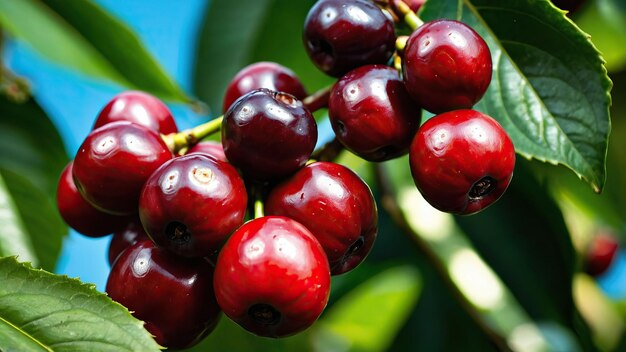
#> input picture origin fest/color/ripe/1.jpg, 626 x 352 px
$ jupyter execute --allow-errors coffee_cherry.ipynb
#> lines starting #> are read from the running program, lines starting #| are printed output that depends on the picture
#> further down, img is the input picture: shape (352, 626, 3); mean B, G, R 60.1, 84.8, 86.8
#> `img = cv2.resize(img, (64, 64))`:
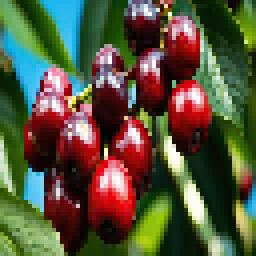
#> img: shape (64, 64, 3) (shown 4 times larger); mean B, G, R 60.1, 84.8, 86.8
[cell 1]
import os
import cv2
import numpy as np
import tensorflow as tf
from tensorflow.keras.models import Sequential
from tensorflow.keras.layers import Conv2D, MaxPooling2D, Flatten, Dense
from tensorflow.keras.preprocessing.image import ImageDataGenerator
from sklearn.model_selection import train_test_split

[cell 2]
data_dir = 'color'

[cell 3]
classes = ['ripe', 'unripe', 'defectiveDiseasedOverripe']
class_indices = {class_name: index for index, class_name in enumerate(classes)}

[cell 4]
images = []
labels = []
#> (the rest of this cell did not finish here and is left out)
